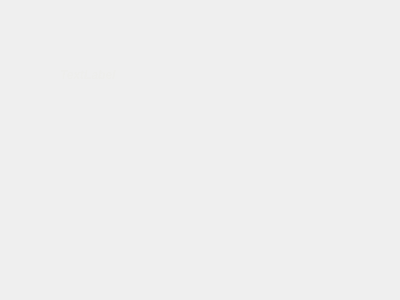
<?xml version="1.0" encoding="UTF-8"?>
<ui version="4.0">
 <class>Form</class>
 <widget class="QWidget" name="Form">
  <property name="geometry">
   <rect>
    <x>0</x>
    <y>0</y>
    <width>400</width>
    <height>300</height>
   </rect>
  </property>
  <property name="windowTitle">
   <string>Form</string>
  </property>
  <widget class="QLabel" name="label">
   <property name="geometry">
    <rect>
     <x>60</x>
     <y>30</y>
     <width>101</width>
     <height>91</height>
    </rect>
   </property>
   <property name="text">
    <string>&lt;html&gt;&lt;head/&gt;&lt;body&gt;&lt;p&gt;&lt;span style=&quot; font-weight:600; font-style:italic; color:#eeeeec;&quot;&gt;TextLabel&lt;/span&gt;&lt;/p&gt;&lt;/body&gt;&lt;/html&gt;</string>
   </property>
  </widget>
 </widget>
 <resources/>
 <connections/>
</ui>
